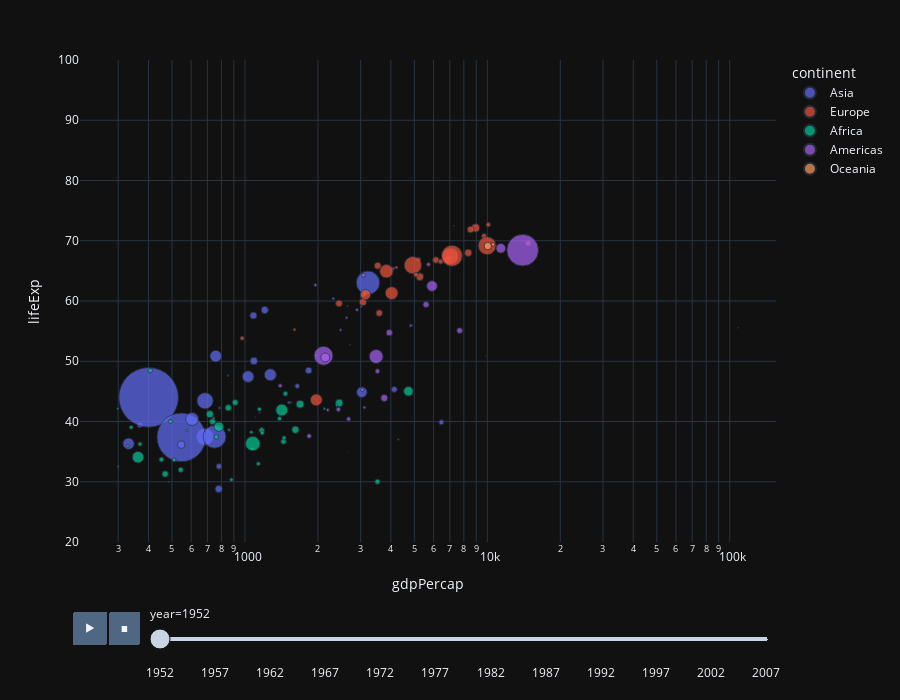

Notebook code for this chart:
### Markdown cell above
Ưu điểm:
- Dễ hiểu và so sánh: Biểu đồ scatter_geo cho phép bạn thấy rõ xu hướng tăng giảm của dữ liệu trên bản đồ. Điều này giúp dễ dàng so sánh các giá trị địa lý.
- Tự động cập nhật: Khi dữ liệu thay đổi, biểu đồ scatter_geo sẽ tự động cập nhật vị trí của các điểm trên bản đồ.
- Phong phú về dạng biểu đồ: Bạn có thể tùy chỉnh biểu đồ scatter_geo để hiển thị các thông tin khác nhau, ví dụ như màu sắc, kích thước, văn bản, và biểu tượng.

Nhược điểm:
- Dễ bị nhầm lẫn: Vì biểu đồ scatter_geo sử dụng các biểu tượng (điểm) trên bản đồ, nên nó có thể dễ bị nhầm lẫn nếu có quá nhiều điểm trùng hợp.
- Không phù hợp với dữ liệu lớn: Khi có quá nhiều điểm, biểu đồ scatter_geo có thể trở nên khó đọc và không hiệu quả.

### Code cell
data  = px.data.gapminder()
figure_scatter = px.scatter(data ,
            #  trục x là gdpPercap (GDP per capita), và trục y là lifeExp (tuổi thọ).
            x='gdpPercap',y='lifeExp',
            # animation_frame='year': Tạo hiệu ứng chuyển động theo năm,
            # với mỗi khung hình biểu diễn dữ liệu cho một năm khác nhau.
            # animation_group='country': Nhóm dữ liệu theo tên quốc gia để tạo hiệu ứng chuyển động cho từng quốc gia.
            animation_frame='year',animation_group='country',
            # vì trục y đag chạy vượt quá phía trên vì vậy mình sẽ tăng giới hạn trục y lên trong khoảng từ 20->100
            range_y=[20,100],
            # size='pop': Kích thước điểm trên biểu đồ phụ thuộc vào cột pop (dân số).
            size='pop',
            # color='continent': Màu sắc của điểm biểu diễn theo cột continent (lục địa).
            color='continent',
            # height=700: Đặt chiều cao của biểu đồ là 700 pixel.
            height=700,
            # size_max=65: Kích thước tối đa của điểm là 65.
            size_max=65,
            # log_x=True: Sử dụng tỷ lệ log cho trục x.
            log_x= True,
            # hover_data=data.columns: Hiển thị thông tin khi di chuột qua điểm trên biểu đồ.
            hover_data=data.columns,
            # hover_name='country': Hiển thị tên quốc gia khi di chuột qua điểm.
            hover_name='country',
            # nếu mn k thích giao diện sáng thì mn có thể chuyển sang giao diện màu tối cho biểu đồ bằng cách:
            template='plotly_dark')
figure_scatter.show()

### Figure 1 — Plotly figure (JSON) as saved in the notebook; plotly's stock layout.template omitted (floating-point values rounded to 4 significant figures; data arrays with more than 128 entries replaced by an {"elided": "..."} marker saying what was removed)
{"data": [{"customdata": {"elided": "33x6 mixed values"}, "hovertemplate": "<b>%{hovertext}</b><br><br>continent=%{customdata[1]}<br>year=%{customdata[2]}<br>gdpPercap=%{x}<br>lifeExp=%{y}<br>pop=%{customdata[3]}<br>country=%{customdata[0]}<br>iso_alpha=%{customdata[4]}<br>iso_num=%{customdata[5]}<extra></extra>", "hovertext": ["Afghanistan", "Bahrain", "Bangladesh", "Cambodia", "China", "Hong Kong, China", "India", "Indonesia", "Iran", "Iraq", "Israel", "Japan", "Jordan", "Korea, Dem. Rep.", "Korea, Rep.", "Kuwait", "Lebanon", "Malaysia", "Mongolia", "Myanmar", "Nepal", "Oman", "Pakistan", "Philippines", "Saudi Arabia", "Singapore", "Sri Lanka", "Syria", "Taiwan", "Thailand", "Vietnam", "West Bank and Gaza", "Yemen, Rep."], "ids": ["Afghanistan", "Bahrain", "Bangladesh", "Cambodia", "China", "Hong Kong, China", "India", "Indonesia", "Iran", "Iraq", "Israel", "Japan", "Jordan", "Korea, Dem. Rep.", "Korea, Rep.", "Kuwait", "Lebanon", "Malaysia", "Mongolia", "Myanmar", "Nepal", "Oman", "Pakistan", "Philippines", "Saudi Arabia", "Singapore", "Sri Lanka", "Syria", "Taiwan", "Thailand", "Vietnam", "West Bank and Gaza", "Yemen, Rep."], "legendgroup": "Asia", "marker": {"color": "#636efa", "size": [8425333, 120447, 46886859, 4693836, 556263527, 2125900, 372000000, 82052000, 17272000, 5441766, 1620914, 86459025, 607914, 8865488, 20947571, 160000, 1439529, 6748378, 800663, 20092996, 9182536, 507833, 41346560, 22438691, 4005677, 1127000, 7982342, 3661549, 8550362, 21289402, 26246839, 1030585, 4963829], "sizemode": "area", "sizeref": 312100.0, "symbol": "circle"}, "mode": "markers", "name": "Asia", "orientation": "v", "showlegend": true, "type": "scatter", "x": [779.4, 9867.0, 684.2, 368.5, 400.4, 3054.0, 546.6, 749.7, 3035.0, 4130.0, 4087.0, 3217.0, 1547.0, 1088.0, 1031.0, 108400.0, 4835.0, 1831.0, 786.6, 331, 545.9, 1828.0, 684.6, 1273.0, 6460.0, 2315.0, 1084.0, 1643.0, 1207.0, 757.8, 605.1, 1516.0, 781.7], "xaxis": "x", "y": [28.8, 50.94, 37.48, 39.42, 44, 60.96, 37.37, 37.47, 44.87, 45.32, 65.39, 63.03, 43.16, 50.06, 47.45, 55.56, 55.93, 48.46, 42.24, 36.32, 36.16, 37.58, 43.44, 47.75, 39.88, 60.4, 57.59, 45.88, 58.5, 50.85, 40.41, 43.16, 32.55], "yaxis": "y"}, {"customdata": {"elided": "30x6 mixed values"}, "hovertemplate": "<b>%{hovertext}</b><br><br>continent=%{customdata[1]}<br>year=%{customdata[2]}<br>gdpPercap=%{x}<br>lifeExp=%{y}<br>pop=%{customdata[3]}<br>country=%{customdata[0]}<br>iso_alpha=%{customdata[4]}<br>iso_num=%{customdata[5]}<extra></extra>", "hovertext": ["Albania", "Austria", "Belgium", "Bosnia and Herzegovina", "Bulgaria", "Croatia", "Czech Republic", "Denmark", "Finland", "France", "Germany", "Greece", "Hungary", "Iceland", "Ireland", "Italy", "Montenegro", "Netherlands", "Norway", "Poland", "Portugal", "Romania", "Serbia", "Slovak Republic", "Slovenia", "Spain", "Sweden", "Switzerland", "Turkey", "United Kingdom"], "ids": ["Albania", "Austria", "Belgium", "Bosnia and Herzegovina", "Bulgaria", "Croatia", "Czech Republic", "Denmark", "Finland", "France", "Germany", "Greece", "Hungary", "Iceland", "Ireland", "Italy", "Montenegro", "Netherlands", "Norway", "Poland", "Portugal", "Romania", "Serbia", "Slovak Republic", "Slovenia", "Spain", "Sweden", "Switzerland", "Turkey", "United Kingdom"], "legendgroup": "Europe", "marker": {"color": "#EF553B", "size": [1282697, 6927772, 8730405, 2791000, 7274900, 3882229, 9125183, 4334000, 4090500, 42459667, 69145952, 7733250, 9504000, 147962, 2952156, 47666000, 413834, 10381988, 3327728, 25730551, 8526050, 16630000, 6860147, 3558137, 1489518, 28549870, 7124673, 4815000, 22235677, 50430000], "sizemode": "area", "sizeref": 312100.0, "symbol": "circle"}, "mode": "markers", "name": "Europe", "orientation": "v", "showlegend": true, "type": "scatter", "x": [1601.0, 6137.0, 8343.0, 973.5, 2444.0, 3119.0, 6876.0, 9692.0, 6425.0, 7030.0, 7144.0, 3531.0, 5264.0, 7268.0, 5210.0, 4931.0, 2648.0, 8942.0, 10100.0, 4029.0, 3068.0, 3145.0, 3581.0, 5075.0, 4215.0, 3834.0, 8528.0, 14730.0, 1969.0, 9980.0], "xaxis": "x", "y": [55.23, 66.8, 68, 53.82, 59.6, 61.21, 66.87, 70.78, 66.55, 67.41, 67.5, 65.86, 64.03, 72.49, 66.91, 65.94, 59.16, 72.13, 72.67, 61.31, 59.82, 61.05, 58.0, 64.36, 65.57, 64.94, 71.86, 69.62, 43.59, 69.18], "yaxis": "y"}, {"customdata": {"elided": "52x6 mixed values"}, "hovertemplate": "<b>%{hovertext}</b><br><br>continent=%{customdata[1]}<br>year=%{customdata[2]}<br>gdpPercap=%{x}<br>lifeExp=%{y}<br>pop=%{customdata[3]}<br>country=%{customdata[0]}<br>iso_alpha=%{customdata[4]}<br>iso_num=%{customdata[5]}<extra></extra>", "hovertext": ["Algeria", "Angola", "Benin", "Botswana", "Burkina Faso", "Burundi", "Cameroon", "Central African Republic", "Chad", "Comoros", "Congo, Dem. Rep.", "Congo, Rep.", "Cote d'Ivoire", "Djibouti", "Egypt", "Equatorial Guinea", "Eritrea", "Ethiopia", "Gabon", "Gambia", "Ghana", "Guinea", "Guinea-Bissau", "Kenya", "Lesotho", "Liberia", "Libya", "Madagascar", "Malawi", "Mali", "Mauritania", "Mauritius", "Morocco", "Mozambique", "Namibia", "Niger", "Nigeria", "Reunion", "Rwanda", "Sao Tome and Principe", "Senegal", "Sierra Leone", "Somalia", "South Africa", "Sudan", "Swaziland", "Tanzania", "Togo", "Tunisia", "Uganda", "Zambia", "Zimbabwe"], "ids": ["Algeria", "Angola", "Benin", "Botswana", "Burkina Faso", "Burundi", "Cameroon", "Central African Republic", "Chad", "Comoros", "Congo, Dem. Rep.", "Congo, Rep.", "Cote d'Ivoire", "Djibouti", "Egypt", "Equatorial Guinea", "Eritrea", "Ethiopia", "Gabon", "Gambia", "Ghana", "Guinea", "Guinea-Bissau", "Kenya", "Lesotho", "Liberia", "Libya", "Madagascar", "Malawi", "Mali", "Mauritania", "Mauritius", "Morocco", "Mozambique", "Namibia", "Niger", "Nigeria", "Reunion", "Rwanda", "Sao Tome and Principe", "Senegal", "Sierra Leone", "Somalia", "South Africa", "Sudan", "Swaziland", "Tanzania", "Togo", "Tunisia", "Uganda", "Zambia", "Zimbabwe"], "legendgroup": "Africa", "marker": {"color": "#00cc96", "size": [9279525, 4232095, 1738315, 442308, 4469979, 2445618, 5009067, 1291695, 2682462, 153936, 14100005, 854885, 2977019, 63149, 22223309, 216964, 1438760, 20860941, 420702, 284320, 5581001, 2664249, 580653, 6464046, 748747, 863308, 1019729, 4762912, 2917802, 3838168, 1022556, 516556, 9939217, 6446316, 485831, 3379468, 33119096, 257700, 2534927, 60011, 2755589, 2143249, 2526994, 14264935, 8504667, 290243, 8322925, 1219113, 3647735, 5824797, 2672000, 3080907], "sizemode": "area", "sizeref": 312100.0, "symbol": "circle"}, "mode": "markers", "name": "Africa", "orientation": "v", "showlegend": true, "type": "scatter", "x": [2449.0, 3521.0, 1063.0, 851.2, 543.3, 339.3, 1173.0, 1071.0, 1179.0, 1103.0, 780.5, 2126.0, 1389.0, 2670.0, 1419.0, 375.6, 328.9, 362.1, 4293.0, 485.2, 911.3, 510.2, 299.9, 853.5, 298.8, 575.6, 2388.0, 1443.0, 369.2, 452.3, 743.1, 1968.0, 1688.0, 468.5, 2424.0, 761.9, 1077.0, 2719.0, 493.3, 879.6, 1450.0, 879.8, 1136.0, 4725.0, 1616.0, 1148.0, 716.7, 859.8, 1468.0, 734.8, 1147.0, 406.9], "xaxis": "x", "y": [43.08, 30.02, 38.22, 47.62, 31.98, 39.03, 38.52, 35.46, 38.09, 40.72, 39.14, 42.11, 40.48, 34.81, 41.89, 34.48, 35.93, 34.08, 37.0, 30, 43.15, 33.61, 32.5, 42.27, 42.14, 38.48, 42.72, 36.68, 36.26, 33.69, 40.54, 50.99, 42.87, 31.29, 41.73, 37.44, 36.32, 52.72, 40, 46.47, 37.28, 30.33, 32.98, 45.01, 38.63, 41.41, 41.22, 38.6, 44.6, 39.98, 42.04, 48.45], "yaxis": "y"}, {"customdata": {"elided": "25x6 mixed values"}, "hovertemplate": "<b>%{hovertext}</b><br><br>continent=%{customdata[1]}<br>year=%{customdata[2]}<br>gdpPercap=%{x}<br>lifeExp=%{y}<br>pop=%{customdata[3]}<br>country=%{customdata[0]}<br>iso_alpha=%{customdata[4]}<br>iso_num=%{customdata[5]}<extra></extra>", "hovertext": ["Argentina", "Bolivia", "Brazil", "Canada", "Chile", "Colombia", "Costa Rica", "Cuba", "Dominican Republic", "Ecuador", "El Salvador", "Guatemala", "Haiti", "Honduras", "Jamaica", "Mexico", "Nicaragua", "Panama", "Paraguay", "Peru", "Puerto Rico", "Trinidad and Tobago", "United States", "Uruguay", "Venezuela"], "ids": ["Argentina", "Bolivia", "Brazil", "Canada", "Chile", "Colombia", "Costa Rica", "Cuba", "Dominican Republic", "Ecuador", "El Salvador", "Guatemala", "Haiti", "Honduras", "Jamaica", "Mexico", "Nicaragua", "Panama", "Paraguay", "Peru", "Puerto Rico", "Trinidad and Tobago", "United States", "Uruguay", "Venezuela"], "legendgroup": "Americas", "marker": {"color": "#ab63fa", "size": [17876956, 2883315, 56602560, 14785584, 6377619, 12350771, 926317, 6007797, 2491346, 3548753, 2042865, 3146381, 3201488, 1517453, 1426095, 30144317, 1165790, 940080, 1555876, 8025700, 2227000, 662850, 157553000, 2252965, 5439568], "sizemode": "area", "sizeref": 312100.0, "symbol": "circle"}, "mode": "markers", "name": "Americas", "orientation": "v", "showlegend": true, "type": "scatter", "x": [5911.0, 2677.0, 2109.0, 11370.0, 3940.0, 2144.0, 2627.0, 5587.0, 1398.0, 3522.0, 3048.0, 2428.0, 1840.0, 2195.0, 2899.0, 3478.0, 3112.0, 2480.0, 1952.0, 3759.0, 3082.0, 3023.0, 13990.0, 5717.0, 7690.0], "xaxis": "x", "y": [62.48, 40.41, 50.92, 68.75, 54.74, 50.64, 57.21, 59.42, 45.93, 48.36, 45.26, 42.02, 37.58, 41.91, 58.53, 50.79, 42.31, 55.19, 62.65, 43.9, 64.28, 59.1, 68.44, 66.07, 55.09], "yaxis": "y"}, {"customdata": [["Australia", "Oceania", 1952, 8691212, "AUS", 36], ["New Zealand", "Oceania", 1952, 1994794, "NZL", 554]], "hovertemplate": "<b>%{hovertext}</b><br><br>continent=%{customdata[1]}<br>year=%{customdata[2]}<br>gdpPercap=%{x}<br>lifeExp=%{y}<br>pop=%{customdata[3]}<br>country=%{customdata[0]}<br>iso_alpha=%{customdata[4]}<br>iso_num=%{customdata[5]}<extra></extra>", "hovertext": ["Australia", "New Zealand"], "ids": ["Australia", "New Zealand"], "legendgroup": "Oceania", "marker": {"color": "#FFA15A", "size": [8691212, 1994794], "sizemode": "area", "sizeref": 312100.0, "symbol": "circle"}, "mode": "markers", "name": "Oceania", "orientation": "v", "showlegend": true, "type": "scatter", "x": [10040.0, 10560.0], "xaxis": "x", "y": [69.12, 69.39], "yaxis": "y"}], "layout": {"height": 700, "legend": {"itemsizing": "constant", "title": {"text": "continent"}, "tracegroupgap": 0}, "margin": {"t": 60}, "sliders": [{"active": 0, "currentvalue": {"prefix": "year="}, "len": 0.9, "pad": {"b": 10, "t": 60}, "steps": [{"args": [["1952"], {"frame": {"duration": 0, "redraw": false}, "fromcurrent": true, "mode": "immediate", "transition": {"duration": 0, "easing": "linear"}}], "label": "1952", "method": "animate"}, {"args": [["1957"], {"frame": {"duration": 0, "redraw": false}, "fromcurrent": true, "mode": "immediate", "transition": {"duration": 0, "easing": "linear"}}], "label": "1957", "method": "animate"}, {"args": [["1962"], {"frame": {"duration": 0, "redraw": false}, "fromcurrent": true, "mode": "immediate", "transition": {"duration": 0, "easing": "linear"}}], "label": "1962", "method": "animate"}, {"args": [["1967"], {"frame": {"duration": 0, "redraw": false}, "fromcurrent": true, "mode": "immediate", "transition": {"duration": 0, "easing": "linear"}}], "label": "1967", "method": "animate"}, {"args": [["1972"], {"frame": {"duration": 0, "redraw": false}, "fromcurrent": true, "mode": "immediate", "transition": {"duration": 0, "easing": "linear"}}], "label": "1972", "method": "animate"}, {"args": [["1977"], {"frame": {"duration": 0, "redraw": false}, "fromcurrent": true, "mode": "immediate", "transition": {"duration": 0, "easing": "linear"}}], "label": "1977", "method": "animate"}, {"args": [["1982"], {"frame": {"duration": 0, "redraw": false}, "fromcurrent": true, "mode": "immediate", "transition": {"duration": 0, "easing": "linear"}}], "label": "1982", "method": "animate"}, {"args": [["1987"], {"frame": {"duration": 0, "redraw": false}, "fromcurrent": true, "mode": "immediate", "transition": {"duration": 0, "easing": "linear"}}], "label": "1987", "method": "animate"}, {"args": [["1992"], {"frame": {"duration": 0, "redraw": false}, "fromcurrent": true, "mode": "immediate", "transition": {"duration": 0, "easing": "linear"}}], "label": "1992", "method": "animate"}, {"args": [["1997"], {"frame": {"duration": 0, "redraw": false}, "fromcurrent": true, "mode": "immediate", "transition": {"duration": 0, "easing": "linear"}}], "label": "1997", "method": "animate"}, {"args": [["2002"], {"frame": {"duration": 0, "redraw": false}, "fromcurrent": true, "mode": "immediate", "transition": {"duration": 0, "easing": "linear"}}], "label": "2002", "method": "animate"}, {"args": [["2007"], {"frame": {"duration": 0, "redraw": false}, "fromcurrent": true, "mode": "immediate", "transition": {"duration": 0, "easing": "linear"}}], "label": "2007", "method": "animate"}], "x": 0.1, "xanchor": "left", "y": 0, "yanchor": "top"}], "updatemenus": [{"buttons": [{"args": [null, {"frame": {"duration": 500, "redraw": false}, "fromcurrent": true, "mode": "immediate", "transition": {"duration": 500, "easing": "linear"}}], "label": "&#9654;", "method": "animate"}, {"args": [[null], {"frame": {"duration": 0, "redraw": false}, "fromcurrent": true, "mode": "immediate", "transition": {"duration": 0, "easing": "linear"}}], "label": "&#9724;", "method": "animate"}], "direction": "left", "pad": {"r": 10, "t": 70}, "showactive": false, "type": "buttons", "x": 0.1, "xanchor": "right", "y": 0, "yanchor": "top"}], "xaxis": {"anchor": "y", "domain": [0, 1], "title": {"text": "gdpPercap"}, "type": "log"}, "yaxis": {"anchor": "x", "domain": [0, 1], "range": [20, 100], "title": {"text": "lifeExp"}}}}
